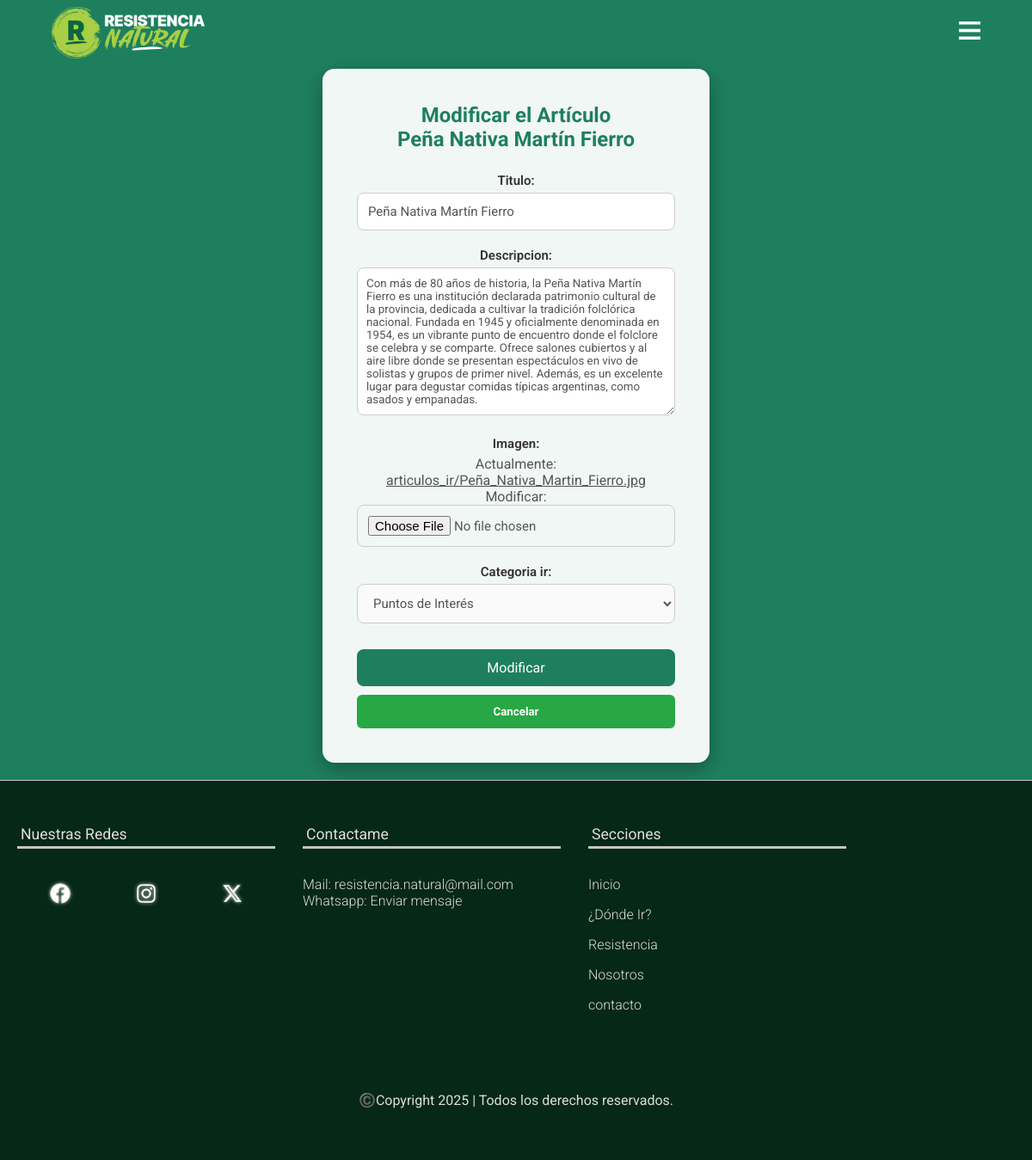
The page /donde_ir/modificar/27 on the database its author committed.
### apps/articulos_ir/models.py (models this page shows, shortened)
class ArticuloIr(models.Model):
	titulo = models.CharField(max_length = 50)
	descripcion = models.TextField()
	imagen = models.ImageField(upload_to = 'articulos_ir')
	categoria_ir = models.ForeignKey(CategoriaIr, on_delete = models.CASCADE, null = True)

class CategoriaIr(models.Model):
	titulo = models.CharField(max_length = 60)
	imagen = models.ImageField(upload_to = 'categorias_ir', null = True)
	def __str__(self):
		return self.titulo

### apps/articulos_ir/views.py (the view)
# urls.py: path('modificar/<int:pk>', views.Modificar_Articulo_Ir_Clase.as_view(),name = 'path_modificar_articulos_ir'),
class Modificar_Articulo_Ir_Clase(UpdateView):
    model = ArticuloIr
    template_name = 'articulos_ir/modificar_articulos_ir.html'
    context_object_name = 'articulo_ir'
    form_class = FormularioModificarArticuloIr
    success_url = reverse_lazy('articulos_ir:path_listar_articulos_ir')

### apps/articulos_ir/forms.py
class FormularioModificarArticuloIr(forms.ModelForm):
	class Meta:
		model = ArticuloIr
		fields = ['titulo','descripcion','imagen','categoria_ir']

### templates/articulos_ir/modificar_articulos_ir.html (shortened to what this page needs)
{% extends 'base.html' %}
{% load static %}
{% block contenido %}
	<div class="login-container">
		<div class="login-card">
			<h2>Modificar el Artículo <br> {{ articulo_ir.titulo }}</h2>
			<form method="POST" enctype="multipart/form-data">
				{{ form.as_p }}
				<button type="submit" class="btn-login">Modificar</button>
				<button type="button" onclick="window.history.back();" class="btn-cancel">Cancelar</button>
			</form>
		</div>
	</div>
{% endblock contenido %}

### static/css/style-general.css (style rules this page uses)
:root { --texto-primario: #dddddd; --texto-secundario: #c5c5c5; --fondo-primario: #000000; --fondo-primario-transparente: #0f092180; --fondo-secundario: #0a0c13; --color-primario: #0b6640; --color-primario-apagado: #04311e; --color-secundario: #059c5d; --color-terciario: #a8cf45; --presentacion-titulo-tamanio: 4rem; --presentacion-titulo-tamanio-grande: 3.4rem; --presentacion-descripcion-tamanio: 2.1rem; --titulo-tamanio: 3rem; --sub-titulo-tamanio: 2rem; --texto-tamanio: 1.1rem; --enlaces-tamanio: 1.2rem; --texto-peso-grueso: 700; --texto-peso-regular: 400; --texto-peso-fino: 300; }

### static/css/style-menu.css (style rules this page uses)
* { list-style: none; box-sizing: border-box; }
body { width: 100%; height: 100vh; position: relative; background-position: center center; background-repeat: no-repeat; block-size: cover; }
label { cursor: pointer; display: none; }
@media (max-width:1200px) { label { display: initial; } }

### static/css/style-carrusel.css (style rules this page uses)
* { padding: 0; margin: 0; box-sizing: border-box; }

### static/css/style-galeria.css (style rules this page uses)
* { margin: 0; padding: 0; box-sizing: border-box; }

### static/css/style-login.css (style rules this page uses)
.login-container { min-height: 100vh; display: flex; justify-content: center; align-items: center; background-color: #1e7f5f;; padding: 20px; }
.login-card { background: rgba(255, 255, 255, 0.94); padding: 40px; margin: 60px 0 0 0; width: 100%; max-width: 450px; border-radius: 14px; box-shadow: 0 8px 25px rgba(0,0,0,0.3); backdrop-filter: blur(4px); }
.login-card h2 { text-align: center; margin-bottom: 25px; color: #1e7f5f; }
.login-card form p { color: #555; margin-bottom: 20px; }
.login-card form a { color: #555; margin-bottom: 20px; }
.login-card label { font-size: 15px; font-weight: 600; margin-bottom: 5px; display: block; color: #333; }
.login-card input { color: #555; width: 100%; padding: 12px; border: 1.5px solid #ccc; border-radius: 8px; font-size: 15px; transition: 0.3s; }
.login-card textarea { color: #555; width: 100%; border-radius: 8px; border: 1px solid #ccc; cursor: pointer; padding: 10px; }
.login-card select { width: 100%; padding: 12px 14px; border-radius: 8px; border: 1px solid #ccc; font-size: 15px; background-color: #fafafa; color: #555; cursor: pointer; transition: border-color 0.3s ease; }
.login-card option { color: #555; }
.btn-login { width: 100%; padding: 12px; background: #1e7f5f; border: none; color: white; font-size: 16px; border-radius: 8px; cursor: pointer; transition: 0.3s; margin-top: 10px; }
.btn-cancel { display: block; width: 100%; text-align: center; padding: 12px; background: #28a745; color: #fff; font-weight: bold; border: none; border-radius: 6px; margin-top: 10px; text-decoration: none; transition: 0.3s; }
.login-card p { color: #444; text-align: center; margin-bottom: 20px; }

### static/css/style.css (style rules this page uses)
* { box-sizing: border-box; padding: 0; margin: 0; color: var(--texto-primario); scroll-behavior: smooth; font-family: "Roboto", sans-serif; font-style: normal; }
html { background-color: var(--fondo-primario); }
body { min-height: 100%; position: relative; }

### rows shown on the page
ArticuloIr: titulo "Peña Nativa Martín Fierro", descripcion "Con más de 80 años de historia, la Peña Nativa Martín Fierro es una institución declarada patrimonio cultural de la provincia, dedicada a cultivar la tradición folclórica nacional. Fundada en 1945 y oficialmente denominada en 1954, es un vibrante punto de encuentro donde el folclore se celebra y se comparte. Ofrece salones cubiertos y al aire libre donde se presentan espectáculos en vivo de solistas y grupos de primer nivel. Además, es un excelente lugar para degustar comidas típicas argentinas, como asados y empanadas.", categoria_ir "Puntos de Interés"
